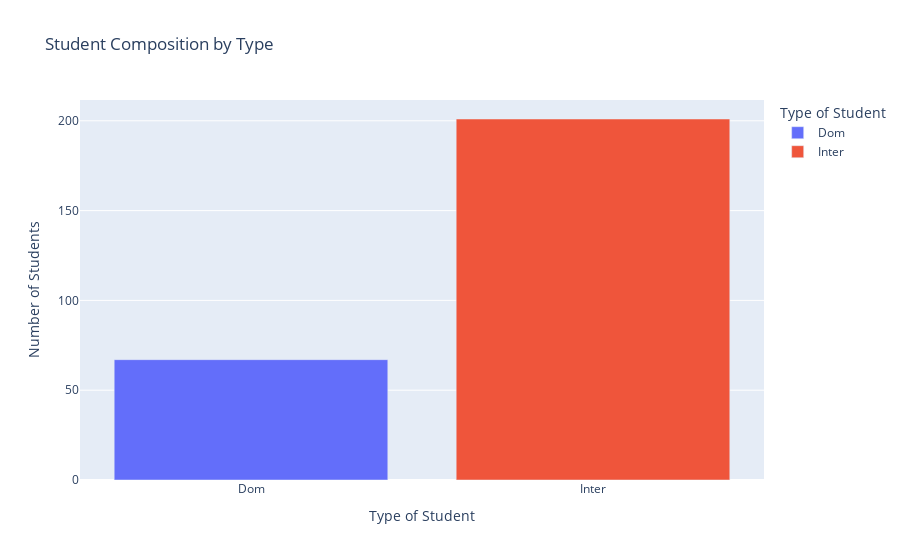

The notebook cell saved with this chart:
### Code cell
result = _
df_inter_vs_dom = result.DataFrame()

fig1 = px.bar(
    df_inter_vs_dom,
    x="inter_dom",
    y="count_inter_dom",
    color="inter_dom",
    title="Student Composition by Type",
    labels={
        "inter_dom": "Type of Student",
        "count_inter_dom": "Number of Students"
    }
)

fig1.show()

### Figure 1 — Plotly figure (JSON) as saved in the notebook; plotly's stock layout.template omitted (floating-point values rounded to 4 significant figures)
{"data": [{"hovertemplate": "Type of Student=%{x}<br>Number of Students=%{y}<extra></extra>", "legendgroup": "Dom", "marker": {"color": "#636efa", "pattern": {"shape": ""}}, "name": "Dom", "orientation": "v", "showlegend": true, "textposition": "auto", "type": "bar", "x": ["Dom"], "xaxis": "x", "y": [67], "yaxis": "y"}, {"hovertemplate": "Type of Student=%{x}<br>Number of Students=%{y}<extra></extra>", "legendgroup": "Inter", "marker": {"color": "#EF553B", "pattern": {"shape": ""}}, "name": "Inter", "orientation": "v", "showlegend": true, "textposition": "auto", "type": "bar", "x": ["Inter"], "xaxis": "x", "y": [201], "yaxis": "y"}], "layout": {"barmode": "relative", "legend": {"title": {"text": "Type of Student"}, "tracegroupgap": 0}, "title": {"text": "Student Composition by Type"}, "xaxis": {"anchor": "y", "categoryarray": ["Dom", "Inter"], "categoryorder": "array", "domain": [0, 1], "title": {"text": "Type of Student"}}, "yaxis": {"anchor": "x", "domain": [0, 1], "title": {"text": "Number of Students"}}}}
